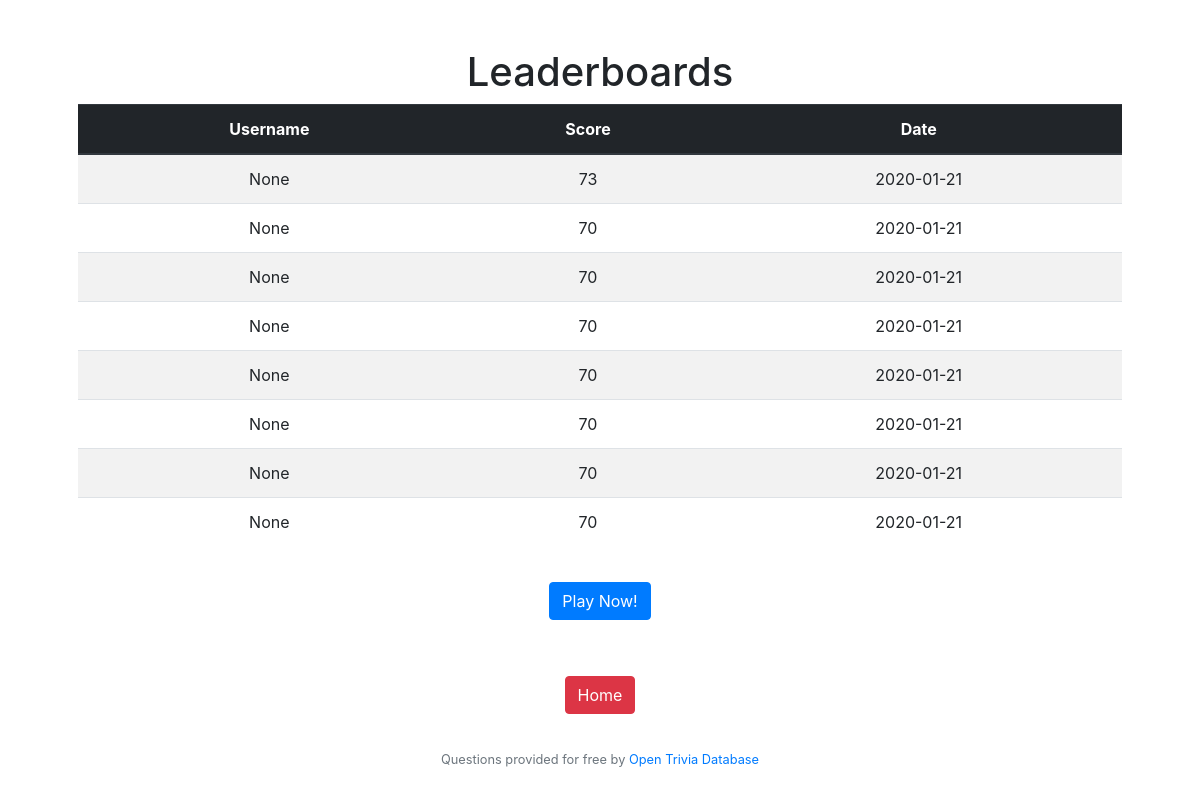
The page /leaderboard on the database as committed earlier.
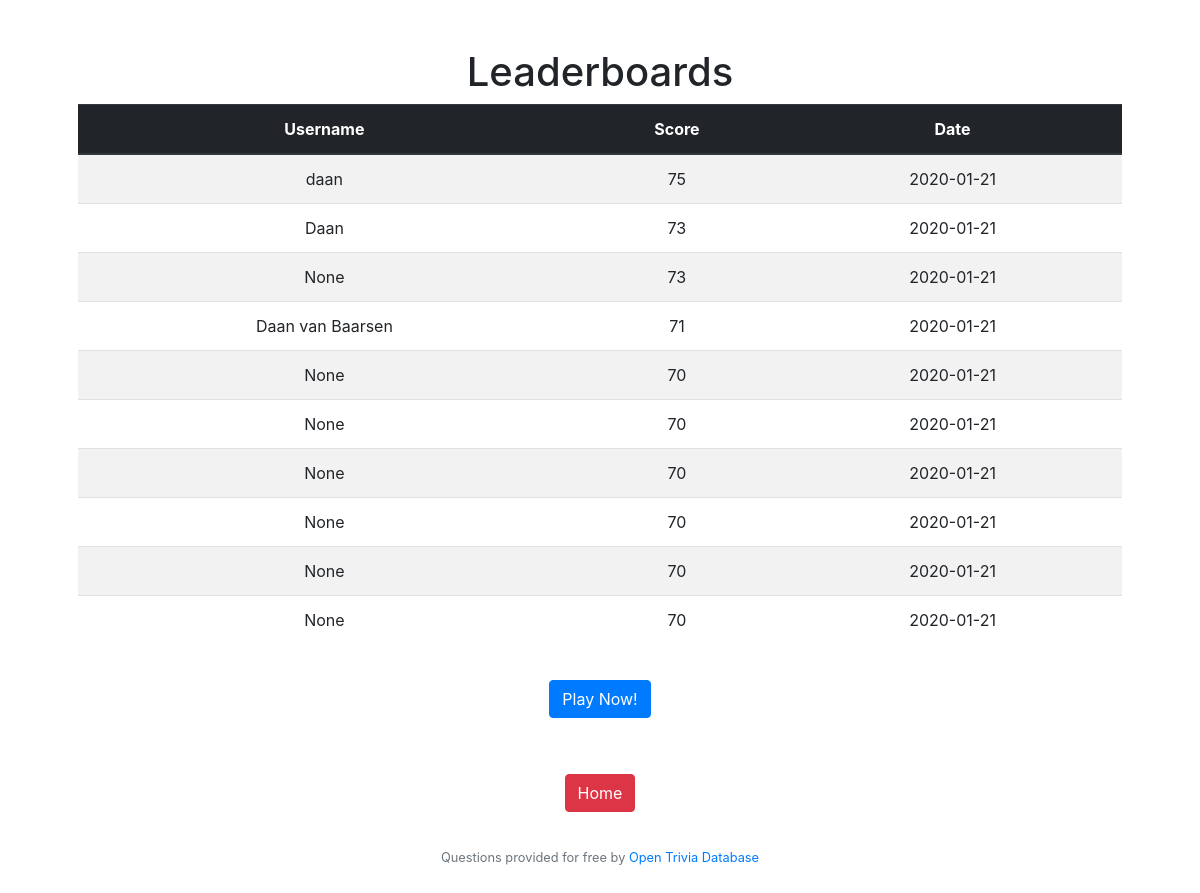
The same page on the database as committed later.
### tables this page shows
CREATE TABLE 'scores' ('id' integer PRIMARY KEY AUTOINCREMENT NOT NULL, 'username' varchar(16), 'score' integer NOT NULL, 'date' date NOT NULL DEFAULT CURRENT_DATE);

### application.py (the view)
@app.route("/leaderboard")
def leaderboard():
    topscores = db.execute("SELECT * FROM scores ORDER BY score")[::-1][:10]
    return render_template("leaderboard.html", scores=topscores, played="Play Now!")

### application.py (called while the page is built)
@app.after_request
def after_request(response):
    response.headers["Cache-Control"] = "no-cache, no-store, must-revalidate"
    response.headers["Expires"] = 0
    response.headers["Pragma"] = "no-cache"
    return response

### templates/leaderboard.html (shortened to what this page needs)
{% extends "layout.html" %}
{% block main %}
<h1>Leaderboards</h1>
<table class="table table-striped">
  <thead class="thead-dark">
    <tr>
      <th scope="col">Username</th>
      <th scope="col">Score</th>
      <th scope="col">Date</th>
    </tr>
  </thead>
  <tbody>
    {% for score in scores %}
    <tr>
      <td> {{score.username}} </td>
      <td> {{score.score}}</td></td>
      <td> {{score.date}}</td>
    </tr>
    {% endfor %}
  </tbody>
</table>
<form action="/quiz" method="get">
    <p><button type="submit" class="btn btn-primary"> {{played}}</button></p>
</form>
<form action="/" method="get">
    <p><button type="submit" class="btn btn-danger">Home</button></p>
</form>
{% endblock %}

### templates/layout.html (shortened to what this page needs)
<!DOCTYPE HTML>
<html lang="en">
    <head>
        <link href="https://maxcdn.bootstrapcdn.com/bootstrap/4.1.3/css/bootstrap.min.css" rel="stylesheet">
        <link rel="stylesheet" type="text/css" href="/static/styles.css">
    </head>
    <body>
        <main class = "container p-5">
            {% block main %}
            {% endblock %}
            <footer class = "small text-center text-muted">
                Questions provided for free by <a href = "https://opentdb.com/">Open Trivia Database</a>
            </footer>
        </main>
    </body>
</html>

### static/styles.css (style rules this page uses)
main { overflow-x: auto; text-align: center; }
button { margin:20px; }

Rows that differ between the two databases and show on the page:
no longer on this page (row unchanged): scores: username "None", score "70", date "2020-01-21"
added scores: username "daan", score "75", date "2020-01-21"
added scores: username "Daan", score "73", date "2020-01-21"
added scores: username "Daan van Baarsen", score "71", date "2020-01-21"
